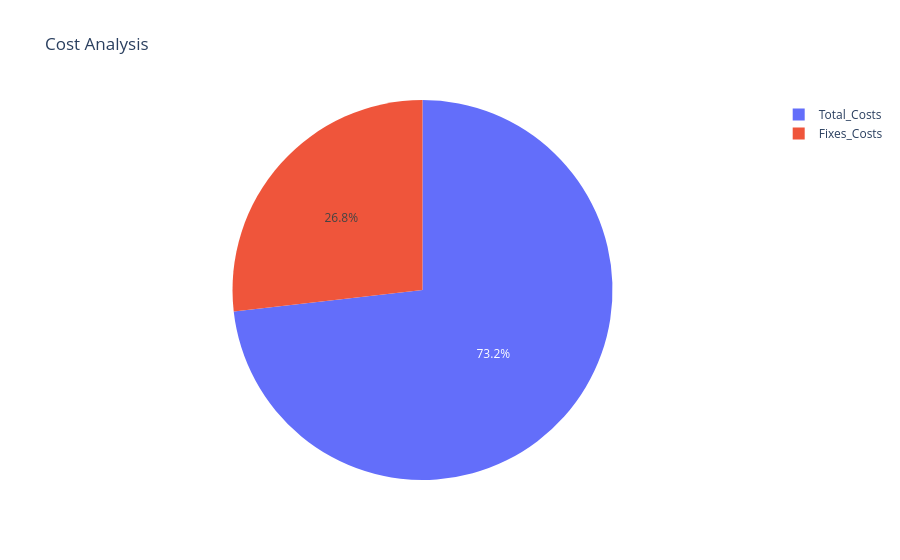

Here is the notebook cell this chart was saved with:
### Markdown cell above
# Cost Analysis

### Code cell
fig = px.pie(names=["Total_Costs","Fixes_Costs"],values=[df["Total_Costs"].sum(),df["Fixed_Costs"].sum()],title="Cost Analysis")
labels = ["Total_Costs", "Fixed_Costs"]
fig.show()

### Figure 1 — Plotly figure (JSON) as saved in the notebook; plotly's stock layout.template omitted (floating-point values rounded to 4 significant figures)
{"data": [{"domain": {"x": [0, 1], "y": [0, 1]}, "hovertemplate": "label=%{label}<br>value=%{value}<extra></extra>", "labels": ["Total_Costs", "Fixes_Costs"], "legendgroup": "", "name": "", "showlegend": true, "type": "pie", "values": [1685500, 617000]}], "layout": {"legend": {"tracegroupgap": 0}, "title": {"text": "Cost Analysis"}}}
